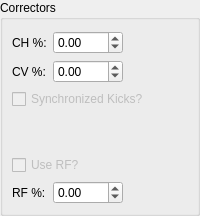
      <widget class="QGroupBox" name="GB_Correctors">
       <property name="title">
        <string>Correctors</string>
       </property>
       <layout class="QGridLayout" name="gridLayout_9">
        <property name="leftMargin">
         <number>9</number>
        </property>
        <property name="bottomMargin">
         <number>9</number>
        </property>
        <item row="0" column="3" colspan="2">
         <widget class="PyDMLabel" name="PyDMLB_CHStrength">
          <property name="toolTip">
           <string>Percentage to Apply (Readback)</string>
          </property>
          <property name="whatsThis">
           <string/>
          </property>
          <property name="channel">
           <string>${PREFIX}CHStrength-RB</string>
          </property>
         </widget>
        </item>
        <item row="6" column="1" colspan="3">
         <widget class="PyDMCheckbox" name="PyDMCB_RFEnbl">
          <property name="enabled">
           <bool>false</bool>
          </property>
          <property name="toolTip">
           <string/>
          </property>
          <property name="whatsThis">
           <string/>
          </property>
          <property name="text">
           <string>Use RF?</string>
          </property>
          <property name="channel" stdset="0">
           <string>${PREFIX}RFEnbl-Sel</string>
          </property>
         </widget>
        </item>
        <item row="0" column="1">
         <widget class="QLabel" name="LB_CHStrength">
          <property name="text">
           <string>CH %:</string>
          </property>
         </widget>
        </item>
        <item row="4" column="4">
         <widget class="PyDMLed" name="PyDMLed_SyncKicks">
          <property name="sizePolicy">
           <sizepolicy hsizetype="Preferred" vsizetype="Fixed">
            <horstretch>0</horstretch>
            <verstretch>0</verstretch>
           </sizepolicy>
          </property>
          <property name="toolTip">
           <string/>
          </property>
          <property name="whatsThis">
           <string/>
          </property>
          <property name="channel">
           <string>${PREFIX}SyncKicks-Sts</string>
          </property>
         </widget>
        </item>
        <item row="1" column="2">
         <widget class="PyDMSpinBox" name="PyDMSB_CVStrength">
          <property name="sizePolicy">
           <sizepolicy hsizetype="Preferred" vsizetype="Fixed">
            <horstretch>0</horstretch>
            <verstretch>0</verstretch>
           </sizepolicy>
          </property>
          <property name="maximumSize">
           <size>
            <width>70</width>
            <height>30</height>
           </size>
          </property>
          <property name="toolTip">
           <string>Percentage to Apply (Setpoint)</string>
          </property>
          <property name="whatsThis">
           <string/>
          </property>
          <property name="minimum">
           <double>-1000.000000000000000</double>
          </property>
          <property name="maximum">
           <double>1000.000000000000000</double>
          </property>
          <property name="singleStep">
           <double>2.000000000000000</double>
          </property>
          <property name="channel" stdset="0">
           <string>${PREFIX}CVStrength-SP</string>
          </property>
          <property name="limitsFromPV" stdset="0">
           <bool>true</bool>
          </property>
         </widget>
        </item>
        <item row="6" column="4">
         <widget class="PyDMLed" name="PyDMLed_RFEnbl">
          <property name="sizePolicy">
           <sizepolicy hsizetype="Preferred" vsizetype="Fixed">
            <horstretch>0</horstretch>
            <verstretch>0</verstretch>
           </sizepolicy>
          </property>
          <property name="toolTip">
           <string/>
          </property>
          <property name="whatsThis">
           <string/>
          </property>
          <property name="channel">
           <string>${PREFIX}RFEnbl-Sts</string>
          </property>
         </widget>
        </item>
        <item row="1" column="1">
         <widget class="QLabel" name="LB_CVStrength">
          <property name="text">
           <string>CV %:</string>
          </property>
         </widget>
        </item>
        <item row="4" column="1" colspan="3">
         <widget class="PyDMCheckbox" name="PyDMCB_SyncKicks">
          <property name="enabled">
           <bool>false</bool>
          </property>
          <property name="toolTip">
           <string/>
          </property>
          <property name="whatsThis">
           <string/>
          </property>
          <property name="styleSheet">
           <string notr="true"/>
          </property>
          <property name="text">
           <string>Synchronized Kicks?</string>
          </property>
          <property name="channel" stdset="0">
           <string>${PREFIX}SyncKicks-Sel</string>
          </property>
         </widget>
        </item>
        <item row="7" column="1">
         <widget class="QLabel" name="LB_RFStrength">
          <property name="text">
           <string>RF %:</string>
          </property>
         </widget>
        </item>
        <item row="1" column="3" colspan="2">
         <widget class="PyDMLabel" name="PyDMLB_CVStrength">
          <property name="sizePolicy">
           <sizepolicy hsizetype="Minimum" vsizetype="Preferred">
            <horstretch>0</horstretch>
            <verstretch>0</verstretch>
           </sizepolicy>
          </property>
          <property name="toolTip">
           <string>Percentage to Apply (Readback)</string>
          </property>
          <property name="whatsThis">
           <string/>
          </property>
          <property name="channel">
           <string>${PREFIX}CVStrength-RB</string>
          </property>
         </widget>
        </item>
        <item row="0" column="2">
         <widget class="PyDMSpinBox" name="PyDMSB_CHStrength">
          <property name="sizePolicy">
           <sizepolicy hsizetype="Preferred" vsizetype="Fixed">
            <horstretch>0</horstretch>
            <verstretch>0</verstretch>
           </sizepolicy>
          </property>
          <property name="maximumSize">
           <size>
            <width>70</width>
            <height>30</height>
           </size>
          </property>
          <property name="toolTip">
           <string>Percentage to Apply (Setpoint)</string>
          </property>
          <property name="whatsThis">
           <string/>
          </property>
          <property name="decimals">
           <number>2</number>
          </property>
          <property name="minimum">
           <double>-1000.000000000000000</double>
          </property>
          <property name="maximum">
           <double>1000.000000000000000</double>
          </property>
          <property name="singleStep">
           <double>2.000000000000000</double>
          </property>
          <property name="channel" stdset="0">
           <string>${PREFIX}CHStrength-SP</string>
          </property>
          <property name="limitsFromPV" stdset="0">
           <bool>true</bool>
          </property>
         </widget>
        </item>
        <item row="7" column="3" colspan="2">
         <widget class="PyDMLabel" name="PyDMLB_RFStrength">
          <property name="toolTip">
           <string>Percentage to Apply (Readback)</string>
          </property>
          <property name="whatsThis">
           <string/>
          </property>
          <property name="channel">
           <string>${PREFIX}RFStrength-RB</string>
          </property>
         </widget>
        </item>
        <item row="7" column="2">
         <widget class="PyDMSpinBox" name="PyDMSB_RFStrength">
          <property name="sizePolicy">
           <sizepolicy hsizetype="Preferred" vsizetype="Fixed">
            <horstretch>0</horstretch>
            <verstretch>0</verstretch>
           </sizepolicy>
          </property>
          <property name="maximumSize">
           <size>
            <width>70</width>
            <height>30</height>
           </size>
          </property>
          <property name="toolTip">
           <string>Percentage to Apply (Setpoint)</string>
          </property>
          <property name="whatsThis">
           <string/>
          </property>
          <property name="minimum">
           <double>-1000.000000000000000</double>
          </property>
          <property name="maximum">
           <double>1000.000000000000000</double>
          </property>
          <property name="singleStep">
           <double>2.000000000000000</double>
          </property>
          <property name="channel" stdset="0">
           <string>${PREFIX}RFStrength-SP</string>
          </property>
          <property name="limitsFromPV" stdset="0">
           <bool>true</bool>
          </property>
         </widget>
        </item>
        <item row="5" column="1" colspan="4">
         <spacer name="verticalSpacer_9">
          <property name="orientation">
           <enum>Qt::Vertical</enum>
          </property>
          <property name="sizeHint" stdset="0">
           <size>
            <width>20</width>
            <height>40</height>
           </size>
          </property>
         </spacer>
        </item>
       </layout>
      </widget>
